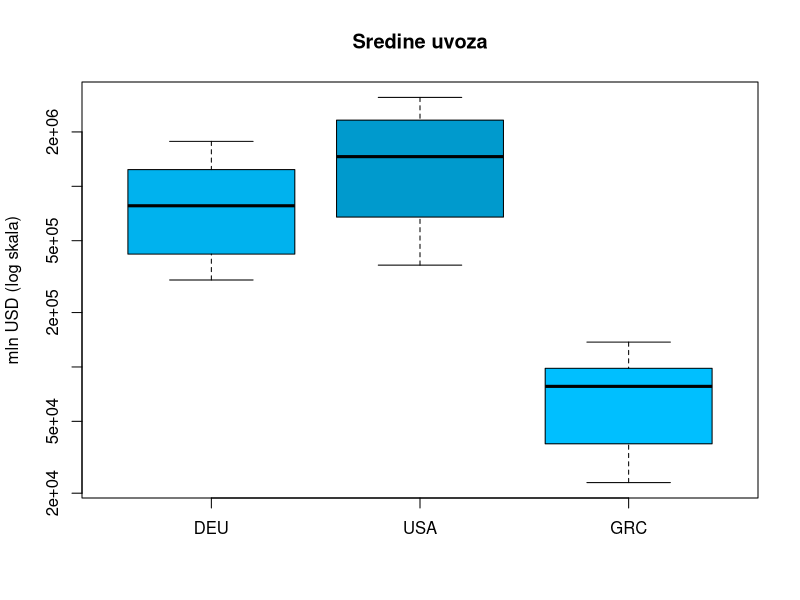
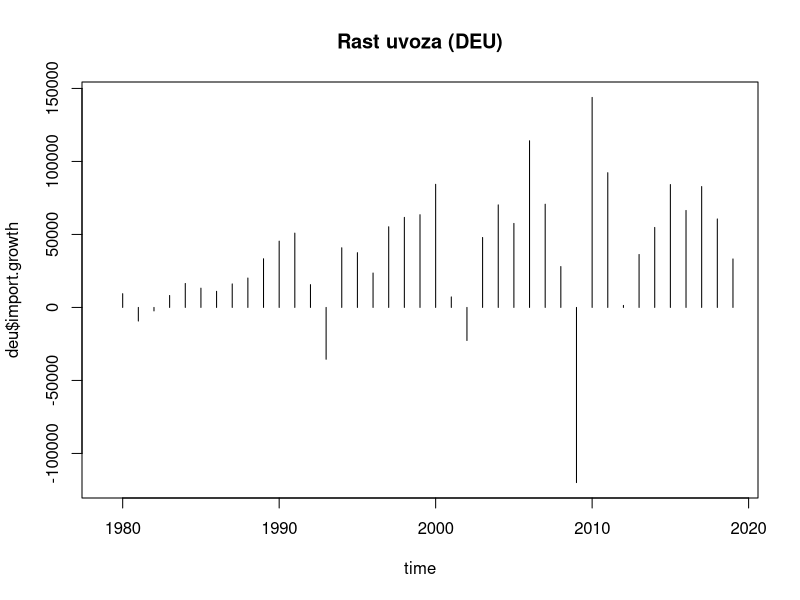

Recreate these plots in R, in order.
## ---- chunk 1
library(knitr)
knitr::opts_chunk$set(echo = TRUE)

library(tidyverse)
## ---- chunk 2
export.data = read.csv("Export_data.csv")
# head(export.data)

import.data = read.csv("Import_data.csv")
# head(import.data)

gdp.data = read.csv("GDP_data.csv")
# head(gdp.data)

gdp.pc.data = read.csv("GDPpercapita_data.csv")
# head(gdp.pc.data)
## ---- chunk 3
export.loc.cnt = export.data %>% group_by(LOCATION) %>%
    summarise(exp_n = n(), exp_est = sum(Flag.Codes == 'E')) %>%
    arrange(desc(exp_n), exp_est)
import.loc.cnt = import.data %>% group_by(LOCATION) %>%
    summarise(imp_n = n(), imp_est = sum(Flag.Codes == 'E')) %>%
    arrange(desc(imp_n), imp_est)
gdp.loc.cnt = gdp.data %>% group_by(LOCATION) %>%
    summarise(gdp_n = n(), gdp_est = sum(Flag.Codes == 'E')) %>%
    arrange(desc(gdp_n), gdp_est)
gdp.pc.loc.cnt = gdp.pc.data %>% group_by(LOCATION) %>%
    summarise(gdp_pc_n = n(), gdp_pc_est = sum(Flag.Codes == 'E')) %>%
    arrange(desc(gdp_pc_n), gdp_pc_est)
loc.cnt = merge(merge(export.loc.cnt, import.loc.cnt), merge(gdp.loc.cnt, gdp.pc.loc.cnt))
knitr::kable(
  head(arrange(loc.cnt,
               desc(loc.cnt[,2]), desc(loc.cnt[,4]), desc(loc.cnt[,6]), desc(loc.cnt[,8]),
               loc.cnt[,3], loc.cnt[,5], loc.cnt[,7], loc.cnt[,9]), 20),
  caption = "Broj podataka za pojedinu državu"
)
## ---- chunk 4
remove(export.loc.cnt, import.loc.cnt, gdp.loc.cnt, gdp.pc.loc.cnt, loc.cnt)
## ---- chunk 5
usa = data.frame(export.mln_usd = export.data$Value[export.data$LOCATION == "USA"],
                 import.mln_usd = import.data$Value[import.data$LOCATION == "USA"],
                 gdp.mln_usd = gdp.data$Value[gdp.data$LOCATION == "USA"],
                 gdp.pc.usd_cap = gdp.pc.data$Value[gdp.pc.data$LOCATION == "USA"])
usa$net.trade = usa$export.mln_usd - usa$import.mln_usd
deu = data.frame(export.mln_usd = export.data$Value[export.data$LOCATION == "DEU"],
                 import.mln_usd = import.data$Value[import.data$LOCATION == "DEU"],
                 gdp.mln_usd = gdp.data$Value[gdp.data$LOCATION == "DEU"],
                 gdp.pc.usd_cap = gdp.pc.data$Value[gdp.pc.data$LOCATION == "DEU"])
deu$net.trade = deu$export.mln_usd - deu$import.mln_usd
grc = data.frame(export.mln_usd = export.data$Value[export.data$LOCATION == "GRC"],
                 import.mln_usd = import.data$Value[import.data$LOCATION == "GRC"],
                 gdp.mln_usd = gdp.data$Value[gdp.data$LOCATION == "GRC"],
                 gdp.pc.usd_cap = gdp.pc.data$Value[gdp.pc.data$LOCATION == "GRC"])
grc$net.trade = grc$export.mln_usd - grc$import.mln_usd
## ---- chunk 6
usa = usa %>% mutate(import.mln_usd,
                     import.growth = import.mln_usd - lag(import.mln_usd),
                     import.growth.percentage = import.growth / lag(import.mln_usd) * 100)
deu = deu %>% mutate(import.mln_usd, 
                     import.growth = import.mln_usd - lag(import.mln_usd),
                     import.growth.percentage = import.growth / lag(import.mln_usd) * 100)
grc = grc %>% mutate(import.mln_usd,
                     import.growth = import.mln_usd - lag(import.mln_usd),
                     import.growth.percentage = import.growth / lag(import.mln_usd) * 100)
## ---- chunk 7
summary(usa)
summary(deu)
summary(grc)
## ---- chunk 8
boxplot(deu$import.mln_usd,
        usa$import.mln_usd,
        grc$import.mln_usd,
        names = c("DEU", "USA", "GRC"), main = "Sredine uvoza",
        col = c("deepskyblue2", "deepskyblue3", "deepskyblue"),
        ylab = "mln USD (log skala)",
        log = "y")
## ---- chunk 9
t.test(log(usa$import.mln_usd), log(deu$import.mln_usd),
       alternative = "g", var.equal = FALSE)
t.test(log(deu$import.mln_usd), log(grc$import.mln_usd),
       alternative = "g", var.equal = FALSE)
## ---- chunk 10
time = 1979:2019
plot(time, deu$import.growth, type = "h", main = "Rast uvoza (DEU)")
